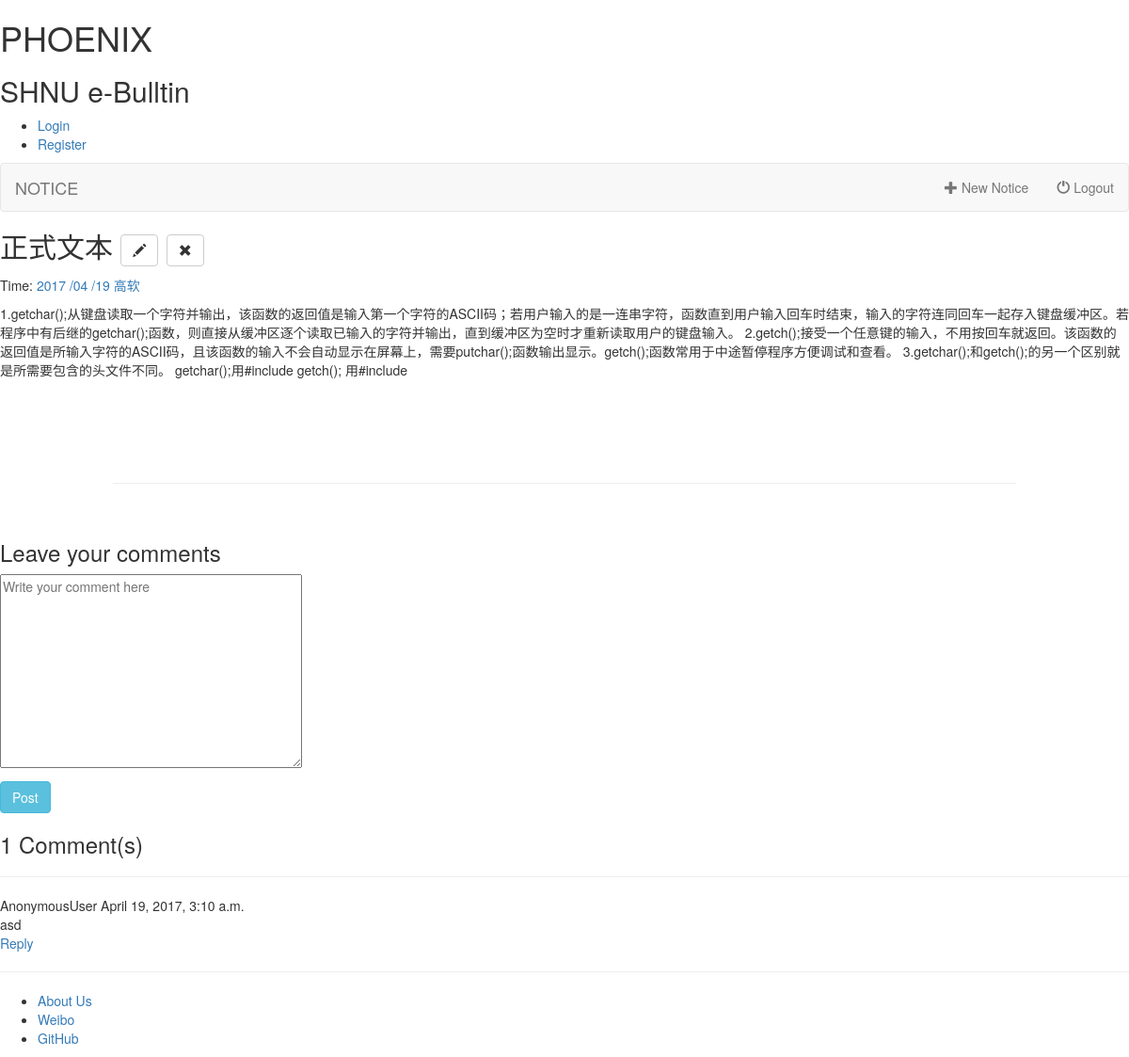
The app's page /article/9/, older data.
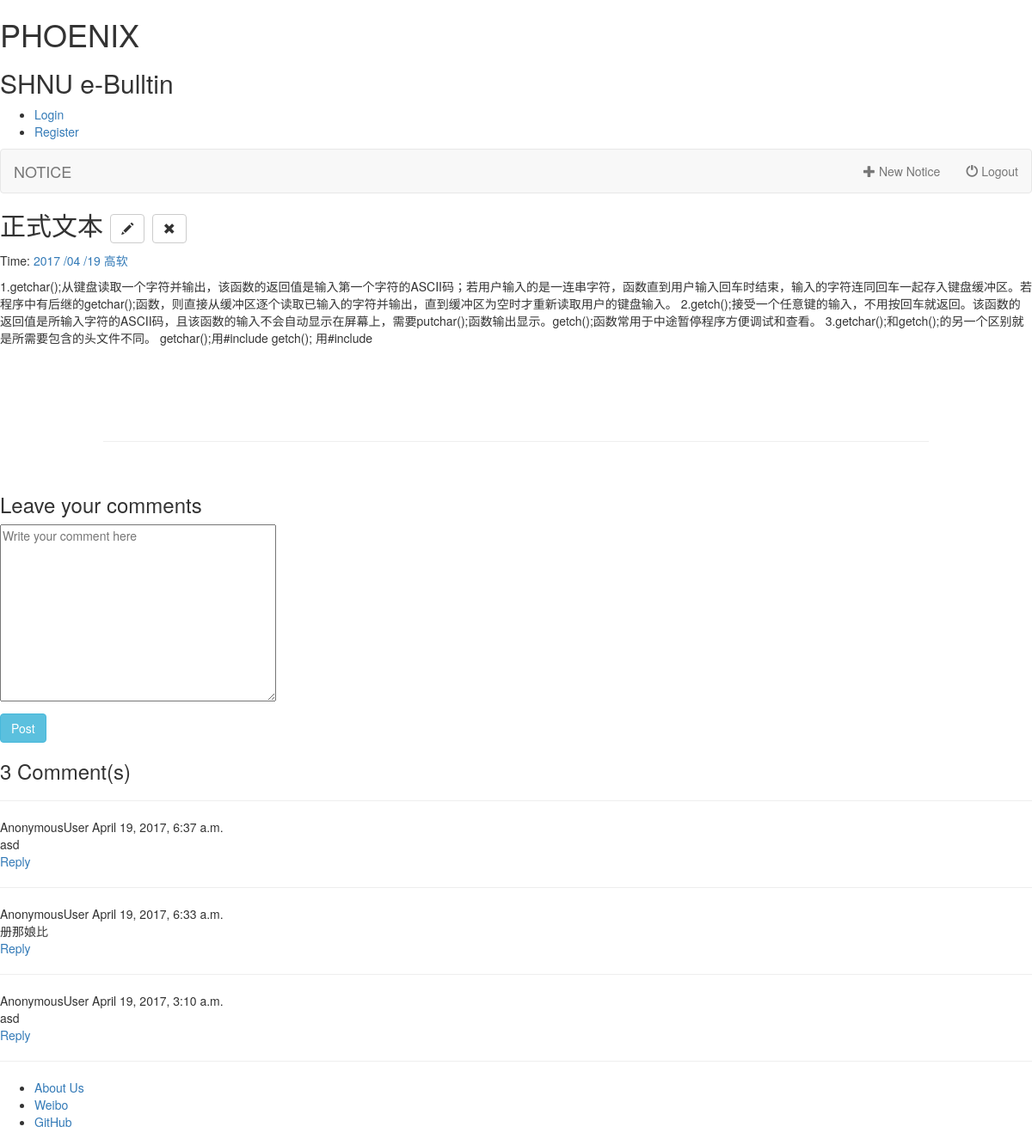
The same page, newer data.
### article/models.py (models this page shows, shortened)
class Article(models.Model):
    title = models.CharField(max_length = 100)
    category = models.CharField(max_length = 50, blank = True)
    date_time = models.DateTimeField(auto_now_add = True)
    author = models.CharField(max_length=50, default='NULL')
    content = models.TextField(blank = True, null = True)
    class Meta:
        ordering = ['-date_time']

class Comment(models.Model):
    user_name = models.CharField(max_length=100)
    content = models.TextField('')
    date_time = models.DateTimeField(auto_now_add=True)
    article = models.ForeignKey('Article', on_delete=models.CASCADE)
    class Meta:
        ordering = ['-date_time']

### article/views.py (the view)
# urls.py: url(r'^(?P<id>\d+)/$', views.detail, name='detail'),
def detail(request, id):
    try:
        post = Article.objects.get(id=str(id))
        comment_list = Comment.objects.filter(article=post)
    except Article.DoesNotExist:
        raise Http404
    if request.method == 'POST':
        form = CommentForm(request.POST)
        if form.is_valid():
            comment = form.save(commit=False)
            comment.article = post
            comment.user_name = request.user
            comment.save()
            return redirect('/article/' + str(id))
    else:
        form = CommentForm()
    return render(request, 'post.html', {'post' : post, 'comment_list' : comment_list, 'form' : form})

### article/forms.py
class CommentForm(forms.ModelForm):
    class Meta:
        model = Comment
        fields = ['content']
        widgets = {
            'content': forms.Textarea(attrs={'data-provide' : 'markdown', 'placeholder' : 'Write your comment here'}),
        }

### article/templatetags/custom_markdown.py (called while the page is built)
@register.filter(is_safe=True)
@stringfilter
def custom_markdown(value):
    return mark_safe(markdown.markdown(value,
        extensions = ['markdown.extensions.fenced_code', 'markdown.extensions.codehilite'],
                                       safe_mode=True,
                                       enable_attributes=False))

### templates/post.html
{% extends "base.html" %}
{% load custom_markdown %} #new added code
{% block content %}
<div class="posts">
        <section class="post">
            <header class="post-header">
                <h2 class="post-title">{{ post.title }}  <a class="btn btn-default" href="{% url 'article:edit_post' id=post.pk %}"><span class="glyphicon glyphicon-pencil"></span></a>
                        <a class="btn btn-default" href="{% url 'article:del_post' id=post.pk  %}"><span class="glyphicon glyphicon-remove"></span></a></h2>
                    <p class="post-meta">
                        Time:  <a class="post-author" href="#">{{ post.date_time|date:"Y /m /d"}}</a> <a class="post-category post-category-js" href="{% url 'article:search_tag' tag=post.category %}">{{ post.category }}</a>
                    </p>
            </header>
                <div class="post-description">
                    <p>
                        {{ post.content|custom_markdown }}
                    </p>
                </div>
        </section>
</div>
<br>
<br>
<br>
<br>
<HR style="FILTER: alpha(opacity=100,finishopacity=0,style=3)" width="80%" color=#987cb9 SIZE=3>
<br>
<div class="comment">
    <h3>Leave your comments</h3>
    <div class="comment-main">
            <form method="POST" class="comment-form">{% csrf_token %}
                {{  form.as_p }}
                <button type="submit" class="btn btn-large btn-info">Post</button>
            </form>
        <h3 class="comment-count">{{ comment_list.count }} Comment(s)</h3>
        <hr>
        {% for comment in comment_list %}
            <div class="main-content">
                <span class="user-nickname">{{ comment.user_name }}</span>
                <time class="time">{{ comment.date_time }}</time>
                <div class="comment-content">
                    {{ comment.content }}
                </div>
                  <a href="">Reply</a>
            </div>
            <hr>
        {% endfor %}
    </div>
</div>
{% endblock %}

### templates/base.html (shortened to what this page needs)
<!doctype html>
<html lang="en">
<head>
    <link rel="stylesheet" href="http://labfile.oss.aliyuncs.com/courses/487/pure-min.css">
    <link rel="stylesheet" href="http://labfile.oss.aliyuncs.com/courses/487/grids-responsive-min.css">
    <link rel="stylesheet" href="http://labfile.oss.aliyuncs.com/courses/487/blog.css">
    <link rel="stylesheet" href="http://labfile.oss.aliyuncs.com/courses/487/monokai.css">
    <link rel="stylesheet" href="https://maxcdn.bootstrapcdn.com/bootstrap/3.3.6/css/bootstrap.min.css">
    <link rel="stylesheet" href="https://maxcdn.bootstrapcdn.com/bootstrap/3.3.6/css/bootstrap.min.css">
</head>
<body>
<div id="layout" class="pure-g">
    <div class="sidebar pure-u-1 pure-u-md-1-4">
        <div class="header">
            <h1 class="brand-title">PHOENIX</h1>
            <h2 class="brand-tagline">SHNU e-Bulltin</h2>
            <nav class="nav">
                <ul class="nav-list">
                    <li class="nav-item">
                        <a class="pure-button" href="https://github.com/">Login</a>
                    </li>
                    <li class="nav-item">
                        <a class="pure-button" href="#">Register</a>
                    </li>
                </ul>
            </nav>
        </div>
    </div>
    <div class="content pure-u-1 pure-u-md-3-4">
        <div>
            <nav class="navbar navbar-default">
                <div class="container-fluid">
                    <div class="navbar-header">
                        <a class="navbar-brand" href="#">NOTICE</a>
                    </div>
                    <ul class="nav navbar-nav navbar-right">
                        <li class="">
                            <a href="{% url 'article:create_notice' %}">
                                <span class="glyphicon glyphicon-plus" aria-hidden="true"></span>&nbsp;New Notice
                            </a>
                        </li>
                        <li class="">
                            <a href="#">
                                <span class="glyphicon glyphicon-off" aria-hidden="true"></span>&nbsp;Logout
                            </a>
                        </li>
                    </ul>
                </div>
            </nav>
            {% block content %}
            {% endblock %}
            <div class="footer">
                <div class="pure-menu pure-menu-horizontal pure-menu-open">
                    <ul>
                        <li><a href="/article/aboutus/">About Us</a></li>
                        <li><a href="#">Weibo</a></li>
                        <li><a href="http://github.com/">GitHub</a></li>
                    </ul>
                </div>
            </div>
        </div>
    </div>
</div>
</body>
</html>

Row changes from the older to the newer data that the page shows:
added Comment: user_name "AnonymousUser", date_time "April 19, 2017, 6:37 a.m.", content "asd"
added Comment: user_name "AnonymousUser", date_time "April 19, 2017, 6:33 a.m.", content "册那娘比"
Text that changed along with them:
{{ comment_list.count }}: "1" → "3"
